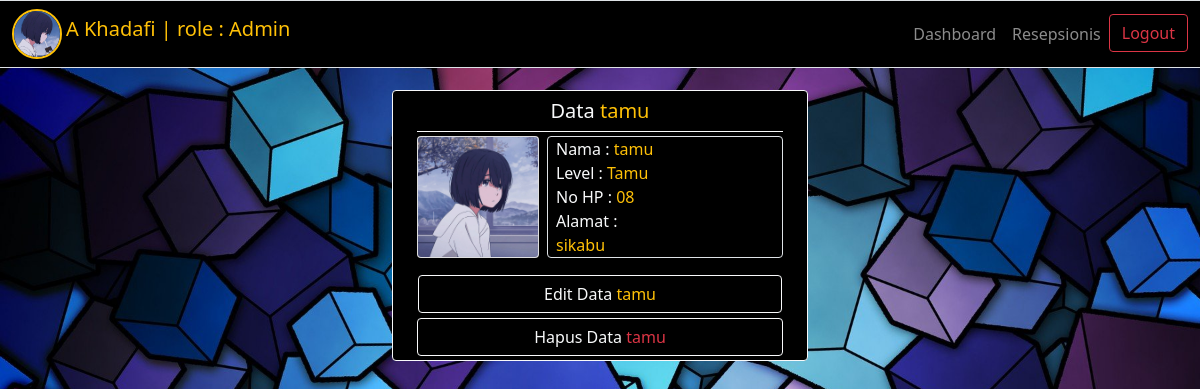
Screenshot of /admin/detail.php?user=tamu (signed in) with the database file from the repository.
### tables this page shows
CREATE TABLE `user` (
  `username` varchar(100) NOT NULL,
  `password` varchar(100) NOT NULL,
  `gambar` varchar(200) DEFAULT NULL,
  `role` enum('Admin','Resepsionis','Tamu','') NOT NULL,
  `nama` varchar(50) DEFAULT NULL,
  `no_hp` varchar(15) DEFAULT NULL,
  `alamat` text DEFAULT NULL
);

### admin/functions.php (called while the page is built, shortened)
<?php
$conn = mysqli_connect("localhost", "root", "", "hotel-hebat");
function query($query)
{
	global $conn;
	$result = mysqli_query($conn, $query);
	$rows = [];
	while ($row = mysqli_fetch_assoc($result)) {
		$rows[] = $row;
	}
	return $rows;
}

### admin/detail.php (the view, shortened to what this page needs)
<?php
require 'functions.php';
$user = $_GET['user'];
$resepsionis = query("SELECT * FROM user WHERE username = '$user'")[0];
?>
<!DOCTYPE html>
<html>
<head>
  <link href="https://cdn.jsdelivr.net/npm/bootstrap@5.1.3/dist/css/bootstrap.min.css" rel="stylesheet">
  <link rel="stylesheet" href="https://cdn.datatables.net/1.11.4/css/dataTables.bootstrap5.min.css">
</head>
<body class="bg">
  <?php
  include './navbar.php';
  ?>
  <div class="container-fluid" style="margin-top: 90px;">
    <div class="row">
      <div class="col">
        <div class="card border-light container-fluid pb-1 text-light" style="width: 26rem; background-color:black;">
          <h5 class="card-header bg-transparent text-center border-light text-light">Data <span class="text-warning"><?= $resepsionis['username']; ?></span></h5>
          <div class="row">
            <div class="col-4">
              <img src="../img/user/pp/<?= $resepsionis['gambar']; ?>" style="width: 122px;" class="card mt-1 mb-1" alt="PP">
            </div>
            <div class="col-8 mt-1">
              <div class="border rounded px-2">
                <p class="card-text bg-transparent text-start border-light text-light">
                  Nama : <span class="text-warning"><?= $resepsionis['nama']; ?></span>
                  <br>
                  Level : <span class="text-warning"><?= $resepsionis['role']; ?></span>
                  <br>
                  No HP : <span class="text-warning"><?= $resepsionis['no_hp']; ?></span>
                  <br>
                  Alamat :
                  <br>
                  <span class="text-warning"><?= $resepsionis['alamat']; ?></span>
              </div>
            </div>
          </div>
          <div class="card" style="width:auto; background-color:black;">
            <a type="button" class="btn btn-outline-light d-block mb-1" data-bs-toggle="modal" data-bs-target="#TbResepsionis">Edit Data <span class="text-warning"><?= $resepsionis['nama']; ?></a>
          </div>
          <a type="button" class="btn btn-outline-light d-block" data-bs-toggle="modal" data-bs-target="#va-hapus">
            Hapus Data <span class="text-danger"><?= $resepsionis['nama']; ?></span>
          </a>
        </div>
      </div>
    </div>
  </div>
</body>
</html>

### admin/detail.php (style rules this page uses)
.bg { background-image: url(../img/a3.jpg); background-size: cover; background-repeat: no-repeat; background-attachment: fixed; }

### rows the page displays
user: username "tamu", gambar (picture), nama "tamu", role "Tamu", no_hp "08", alamat "sikabu"

### other values shown
$_SESSION['nama'] "A Khadafi"
$_SESSION['role'] "Admin"
